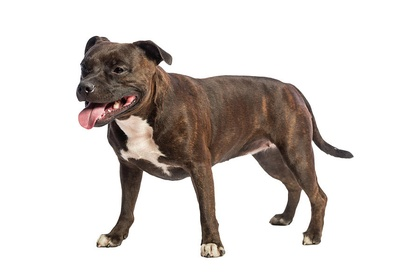
%> input picture Images/dog2.jpg, 420 x 280 px, shrunk from 900 x 600 before the run
$ octave edge_detectors_for_project.m   (GNU Octave 9; MATLAB toolbox functions it lacks are replaced by stand-ins)
%> lines starting %> are read from the running program, lines starting %| are printed output that depends on the picture; in (x1, y1, x2, y2) boxes, pixels count from 0 and x2, y2 are one past the last pixel; in counts of white or black regions, pixels touching at a corner belong together; the program's own positions count from 1
%Jon Dexter
%June 10, 2021
clear all
%roberts, %prewitts, %sobel, %canny, %log
f =figure();
f.WindowState = 'maximized';
myImagee=rgb2gray(imread('dog2.jpg')); %image read as grayscale
%> myImagee: size 280x420 uint8; min 2, max 255, mean 214.1
%subplot(3,3,[1,2,3]), imshow(myImagee), title('Original Image');
subplot(2,3,1), imshow(myImagee), title('Original Image');

myImage = double(myImagee); % convert from unit8 to double

%Roberts operator
%-------------------------------------------------------------------
filtered_image = zeros(size(myImage)); % Pre-allocate the filtered_image matrix with zeros

% Robert Operator Mask
Mx = [1 0; 0 -1];
My = [0 1; -1 0];

% Edge Detection Process
% When i = 1 and j = 1, then filtered_image pixel position will be filtered_image(1, 1)
% The mask is of 2x2, so we need to traverse % to % filtered_image(size(myImage, 1) - 1 %, size(myImage, 2) - 1)
for i = 1:size(myImage, 1) - 1
	for j = 1:size(myImage, 2) - 1

		% Gradient approximations
		Gx = sum(sum(Mx.*myImage(i:i+1, j:j+1)));
		Gy = sum(sum(My.*myImage(i:i+1, j:j+1)));

		% Calculate magnitude of vector
		filtered_image(i, j) = sqrt(Gx.^2 + Gy.^2);
	end
end

filtered_image = uint8(filtered_image); % Displaying Filtered Image
%> filtered_image: size 280x420 uint8

% Define a threshold value
thresholdValue = 100; % varies between [0 255]
output_image = max(filtered_image, thresholdValue);
output_image(output_image == round(thresholdValue)) = 0;
%roberts =output_image;
tic
roberts = edge(myImage, 'roberts', []);
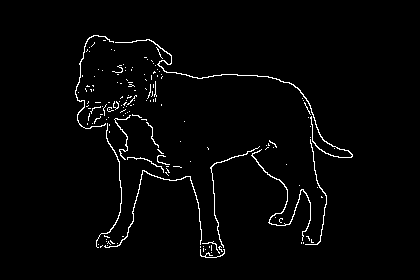
%> roberts: size 280x420 logical; 2.2% white in thin lines or dots, all inside (x1, y1, x2, y2) = (75, 35, 353, 258)
toc
time = toc;
fprintf("\n");
[MSE , PSNR_robs] = performance(myImage, roberts);
%> in performance, `squaredErrorImage = (double(myImage) - double(edgeImage)) .^ 2;`:
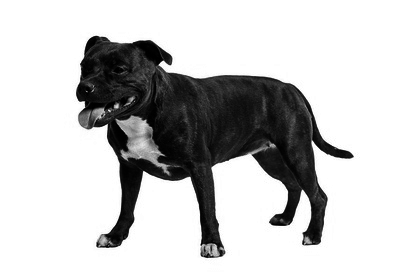
%> squaredErrorImage: size 280x420 double; min 1, max 65025, mean 51325.7; drawn with min black and max white
%> in performance, `mse = double(sum(sum(squaredErrorImage)) / (rows * columns));`: mse = 51325.7
%> in performance, `psnr = 10 * log10( 256^2 / mse);`: psnr = 1.06
%> MSE = 51325.7; PSNR_robs = 1.06
subplot(2,3,2), imshow(roberts), title('Roberts operator'), xlabel(sprintf('MSE: %02d\n PSNR: %f\nEt: %f secs', MSE , PSNR_robs, time));
%---------------------------------------------------------------------------------------------------------------------


%Prewitt operator
%---------------------------------------------------------------------------------------------------------------------
filtered_image = zeros(size(myImage)); % Pre-allocate the filtered_image matrix with zeros
% Prewitt Operator Mask
Mx = [-1 0 1; -1 0 1; -1 0 1];
My = [-1 -1 -1; 0 0 0; 1 1 1];
% Edge Detection Process
% When i = 1 and j = 1, then filtered_image pixel  position will be filtered_image(2, 2)
% The mask is of 3x3, so we need to traverse % to filtered_image(size(myImage, 1) - 2
%, size(myImage, 2) - 2)
% Thus we are not considering the borders.
for i = 1:size(myImage, 1) - 2
	for j = 1:size(myImage, 2) - 2

		% Gradient approximations
		Gx = sum(sum(Mx.*myImage(i:i+2, j:j+2)));
		Gy = sum(sum(My.*myImage(i:i+2, j:j+2)));

		% Calculate magnitude of vector
		filtered_image(i+1, j+1) = sqrt(Gx.^2 + Gy.^2);

	end
end
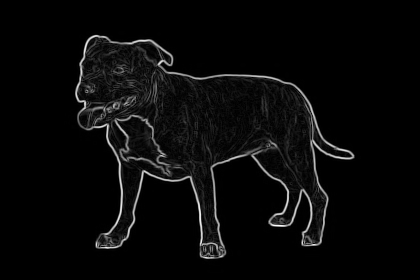
%> filtered_image: size 280x420 double; min 0, max 713.6, mean 26.1; drawn with min black and max white

% Displaying Filtered Image
filtered_image = uint8(filtered_image);
%> filtered_image: size 280x420 uint8

% Define a threshold value
thresholdValue = 100; % varies between [0 255]
output_image = max(filtered_image, thresholdValue);
output_image(output_image == round(thresholdValue)) = 0;
%prewitt = output_image;
tic
prewitt = edge(myImage,'prewitt', []);
%> prewitt: size 280x420 logical; 1.9% white in thin lines or dots, all inside (x1, y1, x2, y2) = (76, 35, 354, 258)
toc
time = toc;
fprintf("\n");
[MSE , PSNR_prewit] = performance(myImage, prewitt);
%> MSE = 51326.7; PSNR_prewit = 1.06
subplot(2,3,3), imshow(prewitt), title('Prewitt operator'), xlabel(sprintf('MSE: %02d\n PSNR: %f\nEt: %f secs', MSE , PSNR_prewit, time));
%---------------------------------------------------------------------------------------------------------------------


%sobel operator
%---------------------------------------------------------------------------------------------------------------------
filtered_image = zeros(size(myImage));   % Pre-allocate the filtered_image matrix with zeros
% Sobel Operator Mask
Mx = [-1 0 1; -2 0 2; -1 0 1];
My = [-1 -2 -1; 0 0 0; 1 2 1];

% Edge Detection Process
% When i = 1 and j = 1, then filtered_image pixel  position will be filtered_image(2, 2)
% The mask is of 3x3, so we need to traverse  to % filtered_image(size(myImage, 1) - 2 , size(myImage, 2) - 2)
% Thus we are not considering the borders.
for i = 1:size(myImage, 1) - 2
	for j = 1:size(myImage, 2) - 2

		% Gradient approximations
		Gx = sum(sum(Mx.*myImage(i:i+2, j:j+2)));
		Gy = sum(sum(My.*myImage(i:i+2, j:j+2)));

		% Calculate magnitude of vector
		filtered_image(i+1, j+1) = sqrt(Gx.^2 + Gy.^2);

	end
end
%> filtered_image: size 280x420 double
filtered_image = uint8(filtered_image); % Displaying Filtered Image
%> filtered_image: size 280x420 uint8

% Define a threshold value
thresholdValue = 100; % varies between [0 255]
output_image = max(filtered_image, thresholdValue);
output_image(output_image == round(thresholdValue)) = 0;
%sobel = output_image;
tic
sobel = edge(myImage,'sobel', []);
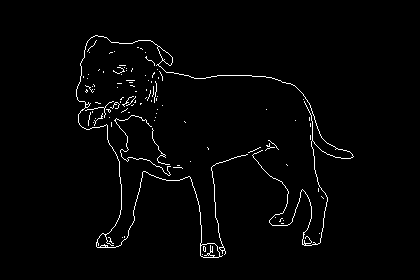
%> sobel: size 280x420 logical; 1.9% white in thin lines or dots, all inside (x1, y1, x2, y2) = (76, 35, 354, 258)
toc
time = toc;
fprintf("\n");
[MSE , PSNR_sobel] = performance(myImage, sobel);
%> PSNR_sobel = 1.06
subplot(2,3,4), imshow(sobel), title('Sobel operator'), xlabel(sprintf('MSE: %02d\n PSNR: %f\nEt: %f secs', MSE , PSNR_sobel, time));
%---------------------------------------------------------------------------------------------------------------------

%canny operator
%-----------------------------------------------------------------------------------------------------------------------
tic
canny = edge(myImage,'canny',[]);
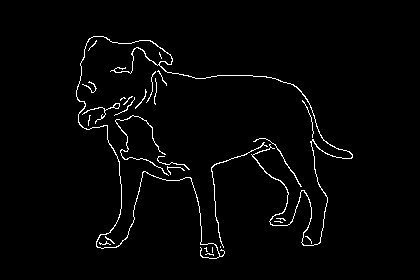
%> canny: size 280x420 logical; 2.2% white in thin lines or dots, all inside (x1, y1, x2, y2) = (76, 36, 353, 259)
toc
time = toc;
fprintf("\n");
[MSE , PSNR_canny] = performance(myImage, canny);
%> MSE = 51325.9; PSNR_canny = 1.06
subplot(2,3,5), imshow(canny, []), title('Canny edge operator'), xlabel(sprintf('MSE: %02d\n PSNR: %f\nEt: %f secs', MSE , PSNR_canny, time));
%-----------------------------------------------------------------------------------------------------------------------

%log operator
%----------------------------------------------------------------------------------------------------------------------
tic
log = edge(myImage,'log', []);
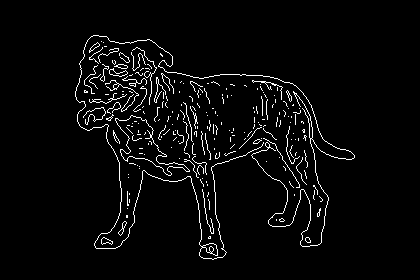
%> log: size 280x420 logical; 3.6% white in thin lines or dots, all inside (x1, y1, x2, y2) = (75, 35, 355, 260)
toc
time = toc;
fprintf("\n");
[MSE , PSNR_log] = performance(myImage, log);
%> MSE = 51321.9; PSNR_log = 1.06
subplot(2,3,6), imshow(log), title('LoG edge operator'), xlabel(sprintf('MSE: %02d\n PSNR: %f\nEt: %f secs', MSE , PSNR_log, time));
%----------------------------------------------------------------------------------------------------------------------


%DoG
%----------------------------------------------------------------------------------------------------------------------
G1= fspecial('gaussian',21,15);
G2 = fspecial('gaussian',21,20);
DoG = G1 - G2;
myImage_DoG = conv2(myImage,DoG,'same');
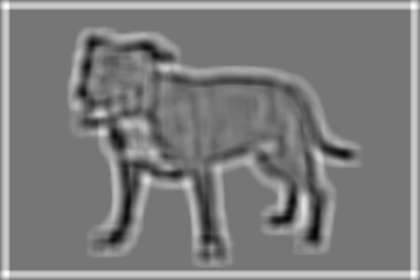
%> myImage_DoG: size 280x420 double; min -2.4, max 2.76, mean 0.136; drawn with min black and max white
[MSE , PSNR_DoG] = performance(myImage, myImage_DoG);
%> MSE = 51232.3; PSNR_DoG = 1.07
%subplot(3,3,9), imshow(myImage_DoG,[]), title('DoG edge operator'), xlabel(sprintf('MSE: %02d and PSNR: %f', MSE , PSNR_DoG));
%----------------------------------------------------------------------------------------------------------------------


function [mse, psnr] = performance(myImage, edgeImage)
%function to calculate the performace measure, ie mse and psnr
[rows, columns] = size(myImage);
squaredErrorImage = (double(myImage) - double(edgeImage)) .^ 2;

% Sum the Squared Image and divide by the number of elements
% to get the Mean Squared Error.  It will be a scalar (a single number).
mse = double(sum(sum(squaredErrorImage)) / (rows * columns));

% Calculate PSNR (Peak Signal to Noise Ratio) from the MSE according to the formula.
psnr = 10 * log10( 256^2 / mse);
%fprintf('The mean square error is %f\nThe psnr = %f', mse, psnr);
end
